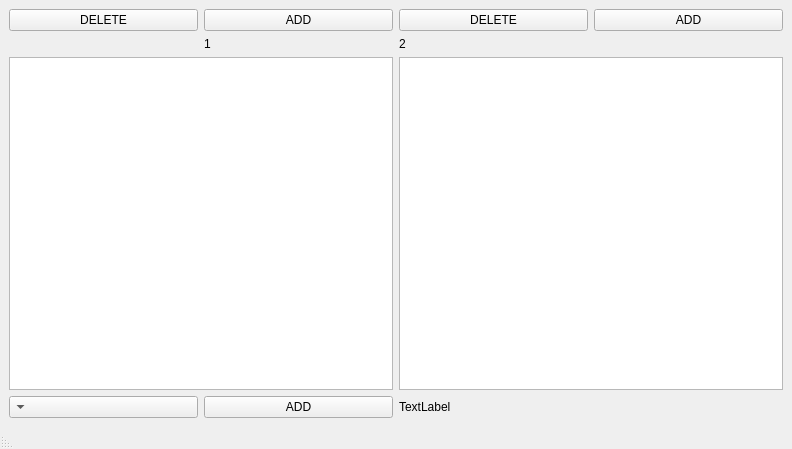
<?xml version="1.0" encoding="UTF-8"?>
<?xml-stylesheet type="text/css" href="main.css"?>
<ui version="4.0">
 <class>MainWindow</class>
 <widget class="QMainWindow" name="MainWindow">
  <property name="geometry">
   <rect>
    <x>0</x>
    <y>0</y>
    <width>792</width>
    <height>449</height>
   </rect>
  </property>
  <property name="windowTitle">
   <string>MainWindow</string>
  </property>
  <property name="layoutDirection">
   <enum>Qt::RightToLeft</enum>
  </property>
  <widget class="QWidget" name="centralwidget">
   <layout class="QGridLayout" name="gridLayout">
    <item row="0" column="0">
     <widget class="QPushButton" name="ADD_BUTTON">
      <property name="text">
       <string>ADD</string>
      </property>
     </widget>
    </item>
    <item row="0" column="2">
     <widget class="QPushButton" name="ADD_BUTTON_2">
      <property name="text">
       <string>ADD</string>
      </property>
     </widget>
    </item>
    <item row="0" column="3">
     <widget class="QPushButton" name="DELETE_BUTTON_2">
      <property name="text">
       <string>DELETE</string>
      </property>
     </widget>
    </item>
    <item row="0" column="1">
     <widget class="QPushButton" name="DELETE_BUTTON">
      <property name="text">
       <string>DELETE</string>
      </property>
     </widget>
    </item>
    <item row="2" column="0" colspan="2">
     <widget class="QListWidget" name="test_list"/>
    </item>
    <item row="2" column="2" colspan="2">
     <widget class="QListWidget" name="test_list_2"/>
    </item>
    <item row="3" column="3">
     <widget class="QComboBox" name="LANG_COMBOBOX"/>
    </item>
    <item row="3" column="1">
     <widget class="QLabel" name="TR_LABEL">
      <property name="text">
       <string>TextLabel</string>
      </property>
     </widget>
    </item>
    <item row="1" column="2">
     <widget class="QLabel" name="label">
      <property name="text">
       <string>1</string>
      </property>
     </widget>
    </item>
    <item row="1" column="1">
     <widget class="QLabel" name="label_2">
      <property name="text">
       <string>2</string>
      </property>
     </widget>
    </item>
    <item row="3" column="2">
     <widget class="QPushButton" name="ADD_LANGUAGE_BTN">
      <property name="text">
       <string>ADD</string>
      </property>
     </widget>
    </item>
   </layout>
  </widget>
  <widget class="QMenuBar" name="menubar">
   <property name="geometry">
    <rect>
     <x>0</x>
     <y>0</y>
     <width>792</width>
     <height>22</height>
    </rect>
   </property>
  </widget>
  <widget class="QStatusBar" name="statusbar"/>
 </widget>
 <resources/>
 <connections/>
</ui>
